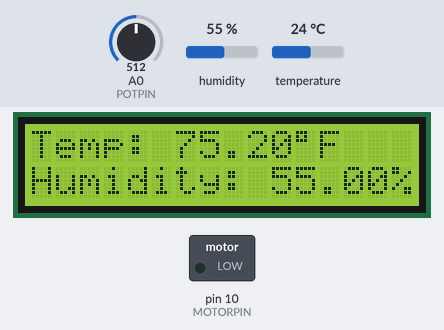
The sketch below on a simulated Arduino Uno, built with avr-gcc and run on an emulated ATmega328P. On the bench: 16×2 character LCD, switched loads named in the sketch (green lamp = pin HIGH). The inputs (shaded band) are chosen by the test bench; at power-on: temperature 24 °C, A0 (POTPIN) = 512, humidity 55 %.

Above: at 1.2 s.
1.3 s: temperature set to 12 °C
At 8.5 s:
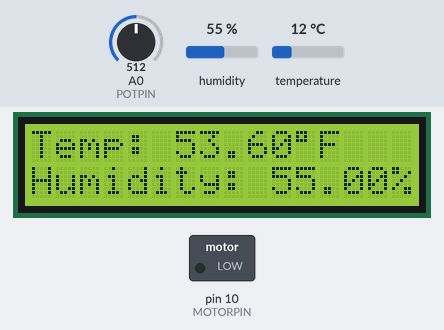
9.6 s: temperature set to 25 °C
At 17.1 s:
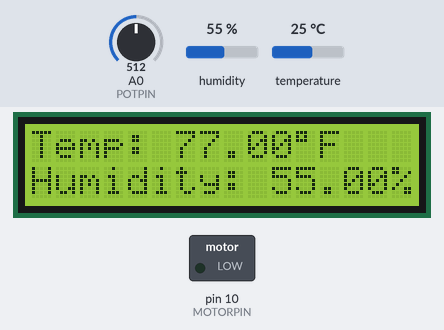
17.4 s: temperature set to 28 °C
At 27.1 s:
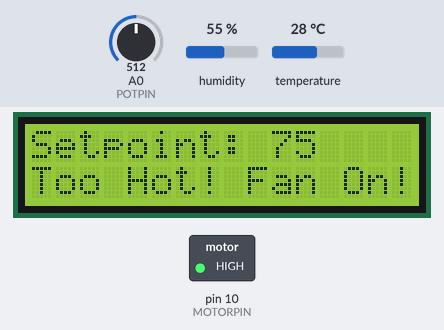
27.3 s: A0 (POTPIN) set to 716
At 35.8 s:
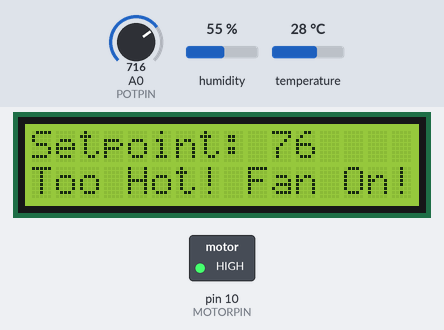
37.2 s: A0 (POTPIN) set to 863
46.0 s: A0 (POTPIN) set to 893
At 53.6 s:
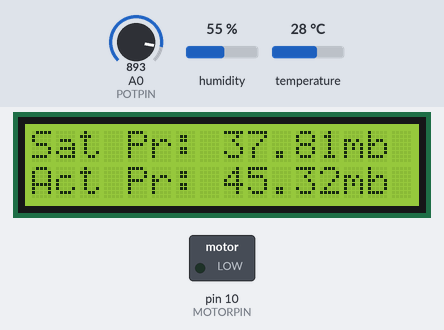
Timing chart, 0 to 55.1 s (numbered marks = the images above; inputs shaded):
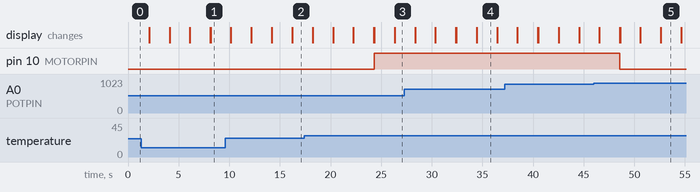

Measured:
- the behaviour switches between 26 and 27 °C on temperature (found by bisection; images 2 and 3)
- the behaviour switches between 876 and 877 on A0 (POTPIN) (found by bisection; images 4 and 5)
- after the input at 17.4 s, pin 10 (MOTORPIN): LOW → HIGH after 6.9 s
- after the input at 46.0 s, pin 10 (MOTORPIN): HIGH → LOW after 2.6 s
- what the display in image 4 shows lasts 2.0 s, from 34.4 s to 36.4 s

The sketch:

TempReadingsV2.ino
```cpp
#include <dht.h>
#include <LiquidCrystal.h>
dht DHT;
LiquidCrystal lcd(12, 11, 5, 4, 3, 2); // RS, E, D4, D5, D6, D7

// DHT11 Sensor Pin
#define DHT11_PIN 7

// Potentiometer Pin
#define POTPIN 0

// DC Motor Pins
int MOTORPIN = 10;

// Fanstate Boolean Value for Temp check
bool fanState = false;


// Temp check function to operate on fanState
bool checkTemp(int setPoint, float Diff) {
  // Set Point Potentiometer mapping and reading
  int setpoint = analogRead(POTPIN);
  setpoint = map(setpoint, 0, 1023, 78, 85);
  float deadband = 1;
  float diff = setpoint - deadband;

  // Get Temp
  // Check sensor then convert to F Degrees
  int chk = DHT.read11(DHT11_PIN);
  float t_d_C = DHT.temperature;
  float t_d_F = (DHT.temperature * 1.8) + 32;
  float humidity = DHT.humidity;

  if (t_d_F < diff) {
    return fanState = false;
  }
  else if (t_d_F > diff) {
    return fanState = true;
  }
  return fanState;
}

// Functions for calculating values
float saturationPressure(float t_d_c) {
  // Taking celsius temp and getting Saturation Pressure
  return 6.112 * exp((17.67 * t_d_c) / (t_d_c + 243.5));
}

float actualVaporPressure(float p_ws, float rh) {
  return p_ws * (rh/100);
}

float dewPointApproximation(float t_d_f, float rh) {
  return t_d_f - ((100 - rh) / 5.0);
}


// Code Set-Up
void setup(){
  pinMode(MOTORPIN, OUTPUT);
  Serial.begin(9600);
  lcd.begin(16, 2);
}

// Loop Start
void loop(){

  // Check sensor then convert to F Degrees
  int chk = DHT.read11(DHT11_PIN);
  float t_d_C = DHT.temperature;
  float t_d_F = (DHT.temperature * 1.8) + 32;
  float humidity = DHT.humidity;

  // Start LCD Screen position
  lcd.setCursor(0,0);

  // Print Temp in F to LCD Serial screen
  lcd.print("Temp: ");
  lcd.print(t_d_F);
  // Degree character
  lcd.print((char)223);
  lcd.print("F");

  // Set new LCF Position
  lcd.setCursor(0,1);

  // Print Humitidity RH; Density of Water Vapor / Density of water vapor at saturation
  // 100% is condensation levels
  // 0% is Completely Dry
  lcd.print("Humidity: ");
  lcd.print(humidity);
  lcd.print("%");

  // Clear screen after 2 second delay
  delay(2000);
  lcd.clear();

  // Set Point Potentiometer mapping and reading
  int setpoint = analogRead(POTPIN);
  setpoint = map(setpoint, 0, 1023, 70, 80);
  float deadband = 2;
  float diff = setpoint - deadband;

  // Set new LCF Position
  lcd.setCursor(0,0);

  // Print Setpoint reading from Potentiometer
  lcd.print("Setpoint: ");
  lcd.print(setpoint);

  // compare current temp to set point
  // Reading too hot if above and off if below
  lcd.setCursor(0,1);
  if (t_d_F > diff) {
  lcd.print("Too Hot! Fan On!");
  }
  else if (t_d_F < diff) {
    lcd.print("Off");
  }

  // Clear screen after 2 second delay
  delay(2000);
  lcd.clear();

  // Getting Sat Pressure
  float s_P = saturationPressure(t_d_C);
  // Getting Actual Vapor Pressure Value
  float v_P = actualVaporPressure(t_d_F, humidity);

  // Set new Cursor Position
  lcd.setCursor(0, 0);

  // Measured in inch of Mercury
  lcd.print("Sat Pr: ");
  lcd.print(s_P);
  lcd.print("mb");

  // Set new Cursor Position
  lcd.setCursor(0,1);

  // Measured in inch of Mercury
  lcd.print("Act Pr: ");
  lcd.print(v_P);
  lcd.print("mb");
  delay(2000);
  lcd.clear();

  // Dew Point in C
  float dp = dewPointApproximation(t_d_F, humidity);
  lcd.print("Apprx DP: ");
  lcd.setCursor(0,1);
  lcd.print(dp);
  lcd.print(char(223));
  lcd.print("F");

  // Clear screen after 2 second delay
  delay(2000);
  lcd.clear();


  if (checkTemp(setpoint, diff) == false) {
    analogWrite(MOTORPIN, 0);
  } else if (checkTemp(setpoint, diff) == true) {
    analogWrite(MOTORPIN, 255);
   }

}
```
